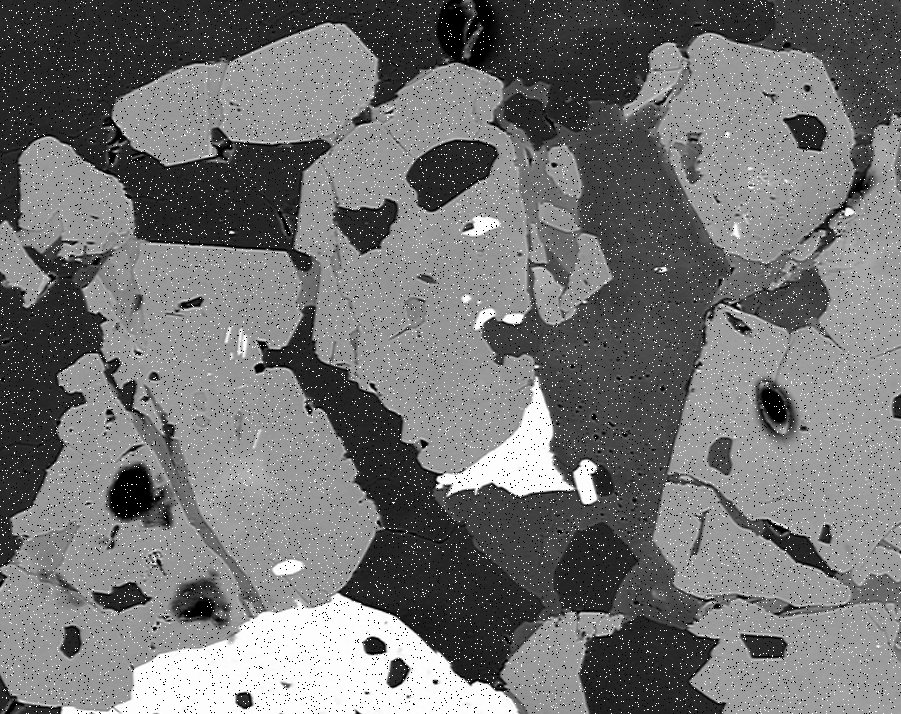
#> input picture data/BSE_salt_pepper.jpg, 901 x 714 px
$ python median_denoising_filter.py
#> lines starting #> are read from the running program, lines starting #| are printed output that depends on the picture
from matplotlib import pyplot as plt
import cv2
from skimage import io, img_as_float
from skimage.filters import median


img = cv2.imread("../data/BSE_salt_pepper.jpg", 0)
#> img is the input picture: shape (714, 901); min 0, max 255, mean 115.4

median_using_cv2  =cv2.medianBlur(img, 3)
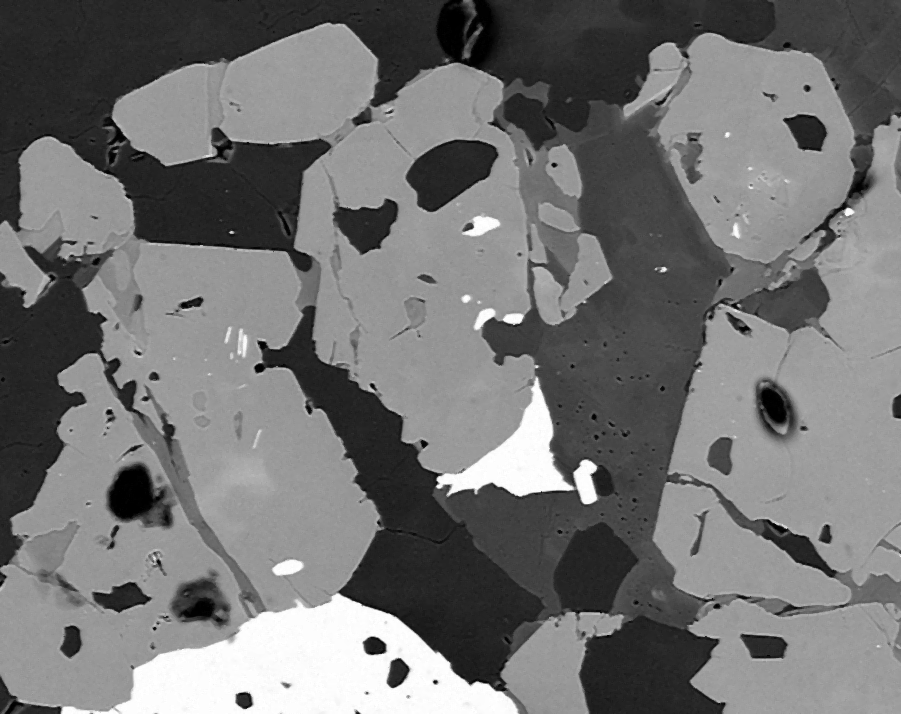
#> median_using_cv2: shape (714, 901); min 0, max 255, mean 114.8

from skimage.morphology import disk
median_using_skimage = median(img, disk(3), mode = 'constant', cval = 0.0)
plt.figure()
plt.subplot(1,2,1)
plt.imshow(median_using_cv2, cmap = "gray")
plt.title("median cv2")

plt.subplot(1,2,2)
plt.imshow(median_using_skimage, cmap = "gray")
plt.title("median skimage")
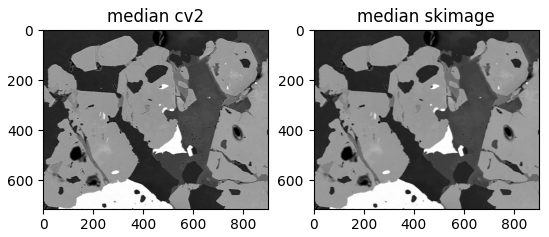
#> figure drawn by matplotlib, 2 panels
